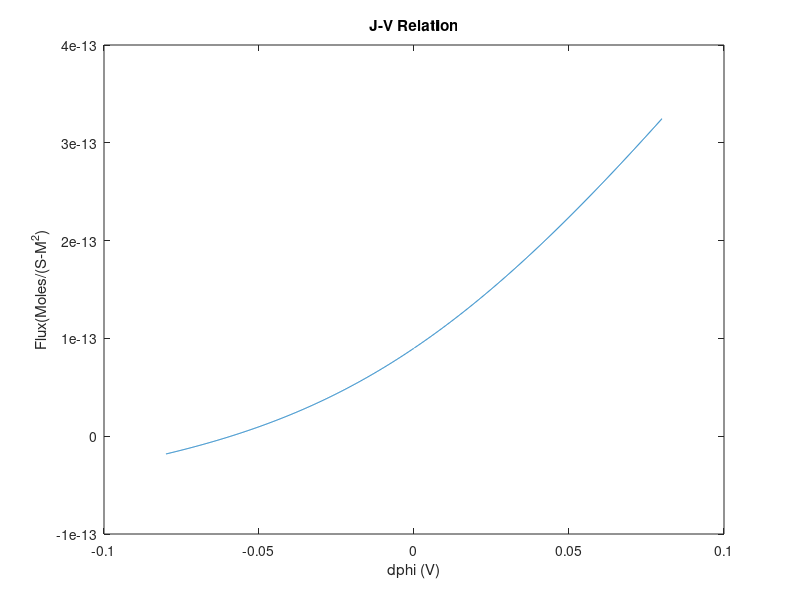

The MATLAB source for this figure:
dphi = -.08:.0001:.08
%dphi = 0:.03:.03
% cosntants
C1 = .1;
C2 = .01;
Pc = 10^-12;
T = 298;
R = 8.31;
F = 96485.3321;
Z = 1;
%
XA = R*T*log(C2/C1) - F*.03
%beta determination
Beta = -Z.*F.*dphi./(R*T);
%Jc determination 
plot(dphi,Beta);
Jc = -Pc.*Beta.*(C1-C2.*exp(Beta))./(1-exp(Beta));
plot(dphi,Jc);
title('J-V Relation')
xlabel('dphi (V)')
ylabel('Flux(Moles/(S-M^2)')

Powercom = -8.6*10^3*.1642*10^-13